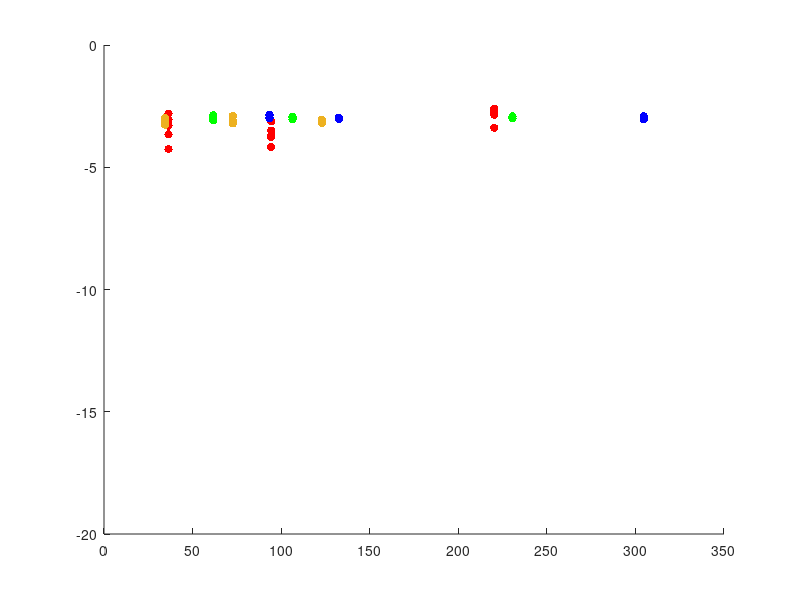

MATLAB code for this plot: (Note: this script raises an error after producing the figure.)
hold on

xMin = 0;
xMax = 350;
% yMin = 0;
% yMax = 0.002;
trueAns =  0.00108;
trueAnsCLT = 0.0010464342064605502112539792136658;
yMin = -20;
yMax = 0;
X = 1:xMax;

TwoLvlMCX = [36.4063,36.4063,36.4063,36.4063,36.4063,...
             94.2969,94.2969,94.2969,94.2969,94.2969,...
             220.25,220.25,220.25,220.25,220.25,...   
             ];
        
TwoLvlMCY = [0.00022222222222222222222222222222222, 0.0005, 0.00086666666666666666666666666666667, 0.0015666666666666666666666666666667, 0.000055555555555555555555555555555556,...
     0.000175, 0.000068750000000000004141652298894627, 0.00075, 0.00031875000000000002289834988289385, 0.0002,...
     0.0025240000000000002017275235743909, 0.0014120000000000000606181771445335, 0.00041199999999999998559138680853664, 0.0016440000000000000619782003496994, 0.00192,...
    ];

TwoLvlMCYMean = arrayfun(@(i) mean(TwoLvlMCY((5*i-4):(5*i))), 1:(length(TwoLvlMCY)/5));

OneLvlISX = [61.625,61.625,61.625,61.625,61.625,...
            106.4219,106.4219,106.4219,106.4219,106.4219,...
            230.5781,230.5781,230.5781,230.5781,230.5781,...
            ];
        
OneLvlISY = [0.0010358528617249059249755260836423, 0.0008195241955678916022376423455853, 0.0010394326071957002595447239201576, 0.0013317588082682370060477738960003, 0.0011326280978624580445673908357662,...
         0.0011711349627971095067185958171763, 0.00112196986838505072085758751399, 0.00091212253947297434152063910772767, 0.0010378759823100147489938205325188, 0.0011216259434853373920526475870929,...
         0.0012114387835288236480030255037832, 0.0012183332123079091465628343016192, 0.00099715764624231295262801744172521, 0.0011870180945886769224850709747443, 0.0010273209305354863082881955449466,...
        ];

OneLvlISYMean = arrayfun(@(i) mean(OneLvlISY((5*i-4):(5*i))), 1:(length(OneLvlISY)/5));

TwoLvlISX = [93.4688,93.4688,93.4688,93.4688,93.4688,...
             132.6406,132.6406,132.6406,132.6406,132.6406,...
             304.6875,304.6875,304.6875,304.6875,304.6875,...
            ];
        
TwoLvlISY = [0.0014361483356923731430354607141453, 0.0012889982084155588663160196816193, 0.00099982157623035978165348947044322, 0.0010548228452397186757222291575431, 0.001083460775457855979758692299697,...
          0.00092078969699979662001665392523364, 0.0010540322670220269880153596275818, 0.00096936493775084974812428217916249, 0.0010743792931237879182543304423803, 0.00098244958425201356182199230460128,...
          0.0010381994233560943880628757440832, 0.0012171741521766047712527214486045, 0.0010745292840962953825889591996656, 0.00089972272473013152789544921716924, 0.0010924128707141005003439238052465,...
         ];

TwoLvlISYMean = arrayfun(@(i) mean(TwoLvlISY((5*i-4):(5*i))), 1:(length(TwoLvlISY)/5));

OneLvlISEX = [34.4688,34.4688,34.4688,34.4688,34.4688,...
    72.7813,72.7813,72.7813,72.7813,72.7813,...
    123,123,123,123,123,...
            ];
        
OneLvlISEY = abs(trueAns - [0.0016290643570097528697315780732424, 0.0016891987270135334041343266875401, 0.000058768660153268174916370986116121, 0.00044576118522878118268296110393578, 0.00022099073335210274145537501233605,...
    0.00043170267205603208952868765635458, 0.00046536138466539628873869238745442, 0.0023633871561519990966981907831723, 0.00044337369641219359032296987166433, 0.00025295674593621349538971609938187,...
    0.00019557571775134847849413055609347, 0.00030165142979048315333145957595207, 0.00028894294318999749846682556508881, 0.00027015225841515289441699398942376, 0.00042843897627129363123513194899772,...
        ]);

OneLvlISYEMean = arrayfun(@(i) mean(OneLvlISEY((5*i-4):(5*i))), 1:(length(OneLvlISEY)/5));

% GISX = [55.4531,55.4531,55.4531,55.4531,55.4531,...
%     106.7031,106.7031,106.7031,106.7031,106.7031,...
%     184.4844,184.4844,184.4844,184.4844,184.4844,...
%             ];
%         
% GISY = [0.00008976545382079263680694114491132, 0.00065359019015458208468061229723389, 0.0001845032019491947854108321314115, 0.00017427450565143986008220799988067, 0.000077370491865709741853042447079503,...
%     0.00015166623298628280802798073967352, 0.000087316704924035677052966686328972, 0.00011689735060916035922114197820321, 0.00020193069500900017983549550315558, 0.00006332420305663534097154881985503,...
%     0.000088137407404612893723101774146045, 0.0035861566657569713192921234679034, 0.00012561561829925119030196278835376, 0.0013304192406801982132003026038092, 0.000099846407648422443102502465972492,...
%         ];
% 
% GISYMean = arrayfun(@(i) mean(GISY((5*i-4):(5*i))), 1:(length(GISY)/5));

s1 = scatter(TwoLvlMCX,log10(TwoLvlMCY),'r', 'filled');
s2 = scatter(OneLvlISX,log10(OneLvlISY),'g', 'filled');
s4 = scatter(OneLvlISEX,log10(OneLvlISEY),'black', 'filled');
s3 = scatter(TwoLvlISX,log10(TwoLvlISY),'b', 'filled');
% s5 = scatter(GISX,log(GISY),'y', 'filled');
%alpha(s1,0.4);
%alpha(s2,0.4);
%alpha(s3,0.4);

axis([xMin,xMax,yMin,yMax]);

%plot(unique(TwoLvlMCX),TwoLvlMCYMean,'r','LineWidth',3)
%plot(unique(OneLvlISX),OneLvlISYMean,'g','LineWidth',3)
%plot(unique(TwoLvlISX),TwoLvlISYMean,'b','LineWidth',3)
r1 = refline(0,log10(trueAns));
r1.Color = 'r';
r1.LineStyle = '--';

%r2 = refline(0,trueAnsCLT);
%r2.Color = 'm';
%r2.LineStyle = '--';

% legend('2LvlMC','1LvlISZ','1LvlISE','2LvlIS','GlassermanIS','True Ans','location','southeast');
legend('2LvlMC','1LvlISZ','1LvlISE','2LvlIS','True Ans','location','southeast');
%title('S:10, l:0.20')
xlabel('Runtime (Seconds)');
ylabel('log(P(L > l))');
axis([xMin,xMax,yMin,yMax]);

hold off
